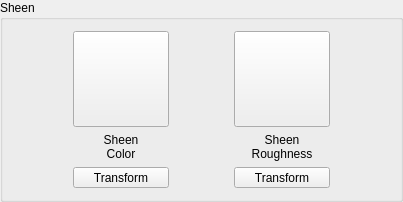
            <widget class="QGroupBox" name="grpSheen">
             <property name="title">
              <string>Sheen</string>
             </property>
             <layout class="QHBoxLayout" name="horizontalLayout_5">
              <item>
               <spacer name="horizontalSpacer_16">
                <property name="orientation">
                 <enum>Qt::Orientation::Horizontal</enum>
                </property>
                <property name="sizeHint" stdset="0">
                 <size>
                  <width>59</width>
                  <height>20</height>
                 </size>
                </property>
               </spacer>
              </item>
              <item>
               <layout class="QVBoxLayout" name="verticalLayout_14">
                <item>
                 <widget class="QPushButton" name="btnSheenColorTex">
                  <property name="minimumSize">
                   <size>
                    <width>96</width>
                    <height>96</height>
                   </size>
                  </property>
                  <property name="maximumSize">
                   <size>
                    <width>96</width>
                    <height>96</height>
                   </size>
                  </property>
                  <property name="acceptDrops">
                   <bool>true</bool>
                  </property>
                  <property name="toolTip">
                   <string>Load/Replace Sheen Color</string>
                  </property>
                  <property name="text">
                   <string/>
                  </property>
                  <property name="iconSize">
                   <size>
                    <width>90</width>
                    <height>90</height>
                   </size>
                  </property>
                 </widget>
                </item>
                <item>
                 <widget class="QLabel" name="lblSheenColor">
                  <property name="text">
                   <string>Sheen
Color</string>
                  </property>
                  <property name="alignment">
                   <set>Qt::AlignmentFlag::AlignCenter</set>
                  </property>
                 </widget>
                </item>
                <item>
                 <widget class="QToolButton" name="toolButtonSheenColTexTrsf">
                  <property name="sizePolicy">
                   <sizepolicy hsizetype="MinimumExpanding" vsizetype="Fixed">
                    <horstretch>0</horstretch>
                    <verstretch>0</verstretch>
                   </sizepolicy>
                  </property>
                  <property name="text">
                   <string>Transform</string>
                  </property>
                 </widget>
                </item>
               </layout>
              </item>
              <item>
               <spacer name="horizontalSpacer_17">
                <property name="orientation">
                 <enum>Qt::Orientation::Horizontal</enum>
                </property>
                <property name="sizeHint" stdset="0">
                 <size>
                  <width>59</width>
                  <height>20</height>
                 </size>
                </property>
               </spacer>
              </item>
              <item>
               <layout class="QVBoxLayout" name="verticalLayout_15">
                <item>
                 <widget class="QPushButton" name="btnSheenRoughTex">
                  <property name="minimumSize">
                   <size>
                    <width>96</width>
                    <height>96</height>
                   </size>
                  </property>
                  <property name="maximumSize">
                   <size>
                    <width>96</width>
                    <height>96</height>
                   </size>
                  </property>
                  <property name="acceptDrops">
                   <bool>true</bool>
                  </property>
                  <property name="toolTip">
                   <string>Load/Replace Sheen Roughness</string>
                  </property>
                  <property name="text">
                   <string/>
                  </property>
                  <property name="iconSize">
                   <size>
                    <width>90</width>
                    <height>90</height>
                   </size>
                  </property>
                 </widget>
                </item>
                <item>
                 <widget class="QLabel" name="lblSheenRough">
                  <property name="text">
                   <string>Sheen
Roughness</string>
                  </property>
                  <property name="alignment">
                   <set>Qt::AlignmentFlag::AlignCenter</set>
                  </property>
                 </widget>
                </item>
                <item>
                 <widget class="QToolButton" name="toolButtonSheenRghTexTrsf">
                  <property name="sizePolicy">
                   <sizepolicy hsizetype="MinimumExpanding" vsizetype="Fixed">
                    <horstretch>0</horstretch>
                    <verstretch>0</verstretch>
                   </sizepolicy>
                  </property>
                  <property name="text">
                   <string>Transform</string>
                  </property>
                 </widget>
                </item>
               </layout>
              </item>
              <item>
               <spacer name="horizontalSpacer_18">
                <property name="orientation">
                 <enum>Qt::Orientation::Horizontal</enum>
                </property>
                <property name="sizeHint" stdset="0">
                 <size>
                  <width>59</width>
                  <height>20</height>
                 </size>
                </property>
               </spacer>
              </item>
             </layout>
            </widget>
